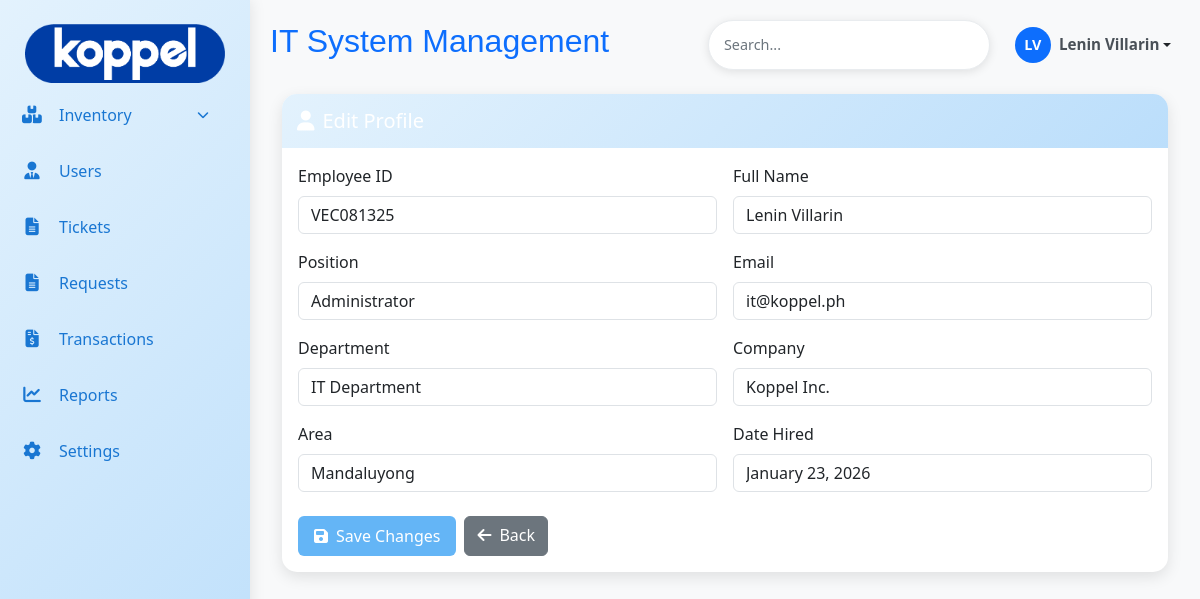
The page /admin/profile/edit.php (signed in) on the database as committed earlier.
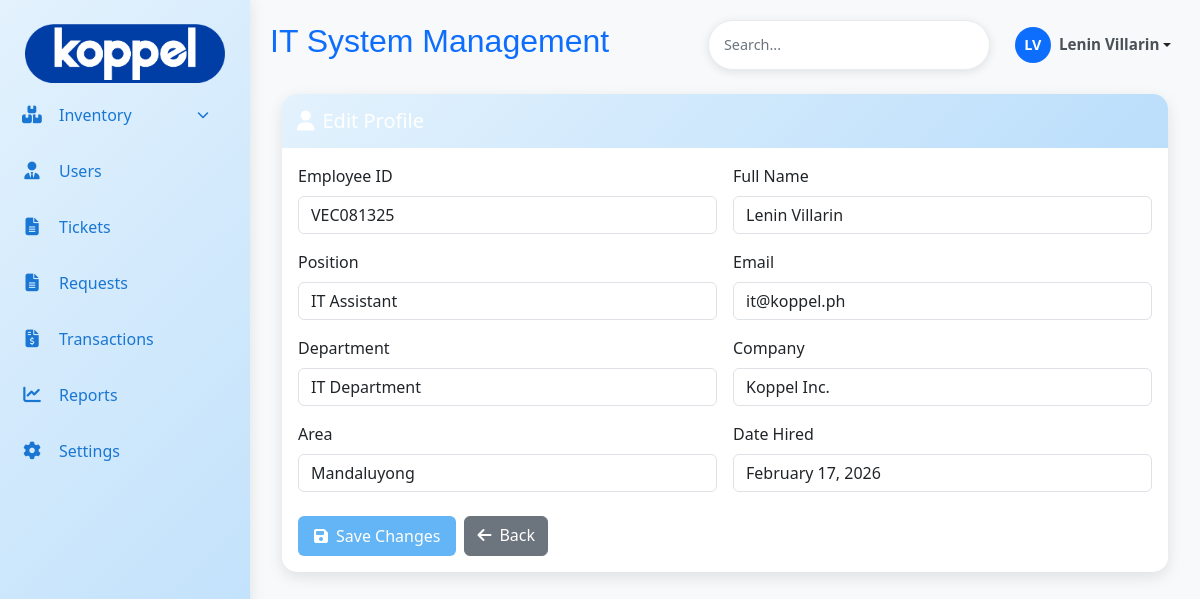
The same page on the database as committed later.
### tables this page shows
CREATE TABLE `user_tb` (
  `user_id` int(11) NOT NULL,
  `emp_id` varchar(50) NOT NULL,
  `fullname` varchar(150) NOT NULL,
  `position` varchar(100) NOT NULL,
  `email` varchar(150) DEFAULT NULL,
  `department` varchar(100) DEFAULT NULL,
  `company` varchar(50) NOT NULL,
  `area` varchar(150) NOT NULL,
  `user_type` varchar(30) NOT NULL,
  `date_hired` timestamp NOT NULL DEFAULT current_timestamp() ON UPDATE current_timestamp(),
  `date_resigned` varchar(100) DEFAULT NULL,
  `created_at` timestamp NOT NULL DEFAULT current_timestamp(),
  `password` varchar(255) DEFAULT NULL,
  `is_active` tinyint(1) NOT NULL DEFAULT 1,
  `reset_token` varchar(255) DEFAULT NULL,
  `reset_token_expiry` datetime DEFAULT NULL
);

### admin/profile/edit.php (the view, shortened to what this page needs)
<?php
include '../db/db.php';
$user_id = $_SESSION['user_id'] ?? 0;
$sql = "SELECT emp_id, fullname, position, email, department, company, area, date_hired
        FROM user_tb WHERE user_id = ?";
$stmt = $conn->prepare($sql);
$stmt->bind_param("i", $user_id);
$stmt->execute();
$result = $stmt->get_result();
$user = $result->fetch_assoc();
?>
<!DOCTYPE html>
<html lang="en">
<head>
<link rel="stylesheet" href="https://cdn.jsdelivr.net/npm/bootstrap@5.3.0/dist/css/bootstrap.min.css">
<link rel="stylesheet" href="https://cdnjs.cloudflare.com/ajax/libs/font-awesome/6.4.0/css/all.min.css">
<link rel="stylesheet" href="../asset/css/main.css">
<link rel="stylesheet" href="../asset/css/menu.css">
</head>
<body>
<div class="main-content d-flex" id="mainContent">
    <?php include 'sidebar.php'; ?>
    <div class="content flex-grow-1">
        <?php include '../header2.php'; ?>
        <div class="container-fluid mt-4">
            <div class="card">
                <div class="card-header bg-primary text-white">
                    <h5 class="mb-0"><i class="fas fa-user me-2"></i>Edit Profile</h5>
                </div>
                <div class="card-body">
                    <form method="POST">
                        <div class="row g-3">
                            <div class="col-md-6">
                                <label class="form-label">Employee ID</label>
                                <input type="text" class="form-control"
                                       value="<?= htmlspecialchars($user['emp_id']) ?>" readonly>
                            </div>
                            <div class="col-md-6">
                                <label class="form-label">Full Name</label>
                                <input type="text" class="form-control" name="fullname"
                                       value="<?= htmlspecialchars($user['fullname']) ?>" required>
                            </div>
                            <div class="col-md-6">
                                <label class="form-label">Position</label>
                                <input type="text" class="form-control" name="position"
                                       value="<?= htmlspecialchars($user['position']) ?>">
                            </div>
                            <div class="col-md-6">
                                <label class="form-label">Email</label>
                                <input type="email" class="form-control" name="email"
                                       value="<?= htmlspecialchars($user['email']) ?>" required>
                            </div>
                            <div class="col-md-6">
                                <label class="form-label">Department</label>
                                <input type="text" class="form-control" name="department"
                                       value="<?= htmlspecialchars($user['department']) ?>">
                            </div>
                            <div class="col-md-6">
                                <label class="form-label">Company</label>
                                <input type="text" class="form-control" name="company"
                                       value="<?= htmlspecialchars($user['company']) ?>">
                            </div>
                            <div class="col-md-6">
                                <label class="form-label">Area</label>
                                <input type="text" class="form-control" name="area"
                                       value="<?= htmlspecialchars($user['area']) ?>">
                            </div>
                            <div class="col-md-6">
                                <label class="form-label">Date Hired</label>
                                <input type="text" class="form-control" name="date_hired"
                                       value="<?= !empty($user['date_hired']) ? date('F j, Y', strtotime($user['date_hired'])) : '' ?>">
                            </div>
                        </div>
                        <div class="mt-4 d-flex gap-2">
                            <button type="submit" class="btn btn-primary">
                                <i class="fas fa-save me-2"></i>Save Changes
                            </button>
                            <a href="../index.php" class="btn btn-secondary">
                                <i class="fas fa-arrow-left me-2"></i>Back
                            </a>
                        </div>
                    </form>
                </div>
            </div>
        </div>
    </div>
</div>
</body>
</html>

### admin/profile/sidebar.php (shortened to what this page needs)
<div class="sidebar col-md-2" id="sidebar" style="height: 100vh; width: 250px;">
    <br> <center><img src="../asset/img/Koppel.png" class="img-fluid" alt="" width="200px;" height="60px"></center>
    <a href="index.php" id="inventory-toggle" style="cursor: pointer;">
        <i class="fas fa-boxes"></i>
        <span class="sidebar-text">Inventory</span>
        <i class="fas fa-chevron-down ms-auto" id="inventory-icon" style="font-size: 0.75rem; margin-left: auto;"></i>
    </a>
    <a href="../users.php" >
        <i class="fas fa-user-tie"></i>
        <span class="sidebar-text">Users</span>
    </a>
    <a href="../tickets.php">
        <i class="fas fa-file-alt"></i>
        <span class="sidebar-text">Tickets</span>
    </a>
    <a href="../requests.php" >
        <i class="fas fa-file-alt"></i>
        <span class="sidebar-text">Requests</span>
    </a>
    <a href="../transactions.php">
        <i class="fas fa-file-invoice-dollar"></i>
        <span class="sidebar-text">Transactions</span>
    </a>
    <a href="../reports.php">
        <i class="fas fa-chart-line"></i>
        <span class="sidebar-text">Reports</span>
    </a>
    <a href="../settings.php">
        <i class="fas fa-cog"></i>
        <span class="sidebar-text">Settings</span>
    </a>
</div>

### admin/header2.php (shortened to what this page needs)
<div class="d-flex justify-content-between align-items-center mb-3">
   <h2 class="text-primary" style="font-family:  'Franklin Gothic Medium', 'Arial Narrow', Arial, sans-serif;">IT System Management</h2>
    <div class="d-flex align-items-center">
        <div class="search-box me-3 position-relative">
            <input type="text" placeholder="Search..." class="form-control" id="globalSearch" autocomplete="off">
        </div>
        <div class="dropdown">
            <button class="btn btn-sm dropdown-toggle d-flex align-items-center"
                    type="button"
                    id="userDropdown"
                    data-bs-toggle="dropdown"
                    aria-expanded="false">
                <div class="bg-primary text-white rounded-circle d-flex align-items-center justify-content-center me-2"
                     style="width:36px;height:36px;font-size:0.9rem;font-weight:600;">
                    <?php
                    if (isset($_SESSION['fullname'])) {
                        $initials = '';
                        $names = explode(' ', $_SESSION['fullname']);
                        foreach ($names as $name) {
                            $initials .= strtoupper(substr($name, 0, 1));
                        }
                        echo htmlspecialchars(substr($initials, 0, 2));
                    } else {
                        echo 'G';
                    }
                    ?>
                </div>
                <span class="d-none d-md-inline fw-semibold"
                      style="color:#495057;font-size:0.95rem;">
                    <?= isset($_SESSION['fullname']) ? htmlspecialchars($_SESSION['fullname']) : 'Guest' ?>
                </span>
            </button>
        </div>
    </div>
</div>

### admin/asset/css/main.css (style rules this page uses)
:root { --light-blue: #e3f2fd; --medium-blue: #bbdefb; --dark-blue: #90caf9; --accent-blue: #64b5f6; --text-blue: #1976d2; }
body { background-color: #f8f9fa; font-family: 'Segoe UI', Tahoma, Geneva, Verdana, sans-serif; }
.sidebar { background: linear-gradient(135deg, var(--light-blue), var(--medium-blue)); min-height: 100vh; box-shadow: 0 0 15px rgba(0,0,0,0.1); position: fixed; top: 0; left: 0; z-index: 1000; transition: all 0.3s ease; }
.main-content { margin-left: 250px; padding: 20px; transition: margin-left 0.3s ease; }
.sidebar a { color: var(--text-blue) !important; font-weight: 500; margin: 8px 0; padding: 12px 20px; border-radius: 8px; text-decoration: none; display: flex; align-items: center; transition: all 0.3s ease; }
.sidebar a i { margin-right: 15px; font-size: 1.1rem; min-width: 24px; text-align: center; }
.card { border: none; border-radius: 15px; box-shadow: 0 5px 15px rgba(0,0,0,0.1); margin-bottom: 10px; background: white; transition: transform 0.3s ease; }
.card-header { background: linear-gradient(135deg, var(--light-blue), var(--medium-blue)); border-bottom: none; padding: 15px; border-radius: 15px 15px 0 0 !important; color: var(--text-blue); font-weight: 600; font-size: 1.2rem; }
.btn-primary { background-color: var(--accent-blue); border: none; padding: 8px 16px; border-radius: 6px; transition: all 0.3s ease; }
.search-box { background-color: white; border-radius: 25px; padding: 8px 15px; box-shadow: 0 2px 10px rgba(0,0,0,0.1); }
.search-box input { border: none; outline: none; width: 250px; }
.search-box { background-color: white; border-radius: 30px; padding: 8px 15px; box-shadow: 0 2px 10px rgba(0,0,0,0.1); border: 1px solid #e9ecef; }
.search-box input { border: none; outline: none; width: 250px; padding: 5px 0; font-size: 0.9rem; }
.search-box input::placeholder { color: #6c757d; }

Rows that differ between the two databases and show on the page:
changed user_tb "VEC081325": position "Administrator" → "IT Assistant"; date_hired "January 23, 2026" → "February 17, 2026"
